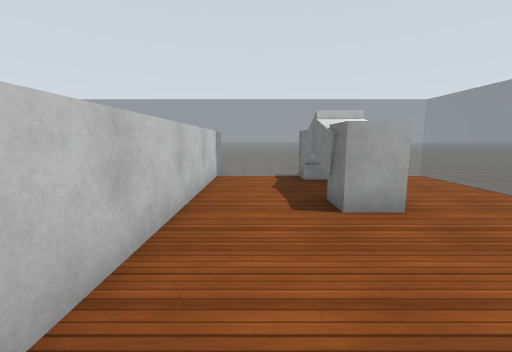
View 1 (above)

23 first-person views from a walk through a Gazebo world. The camera is 1.2 m above the floor, tilts 8° down and sees 90° across. The floor is counted in squares, 1 m on a side. Each view is taken from the middle of a square. On the plan, view 1 faces up. The plan holds only what a view shows up to about 12 squares ahead; the rest is blank. Simple patterns stand in for the simulator's built-in surfaces.

View 2
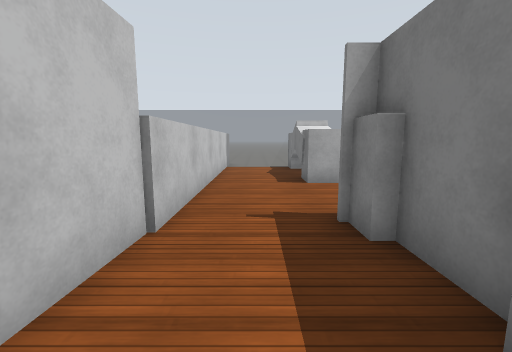

View 3
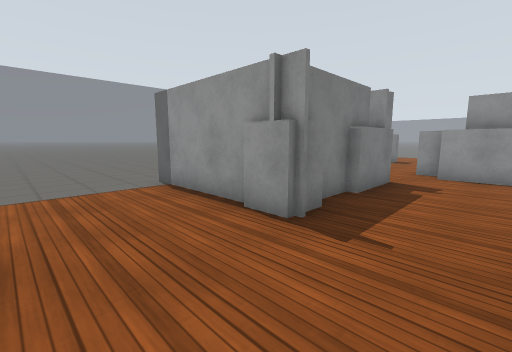

View 4
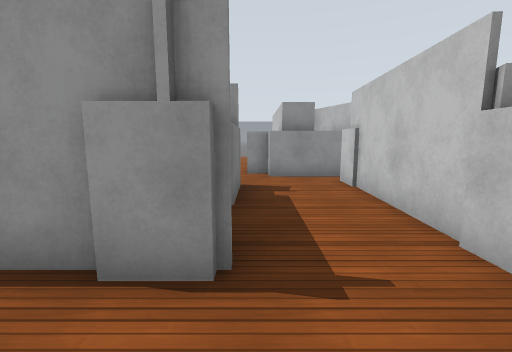

View 5
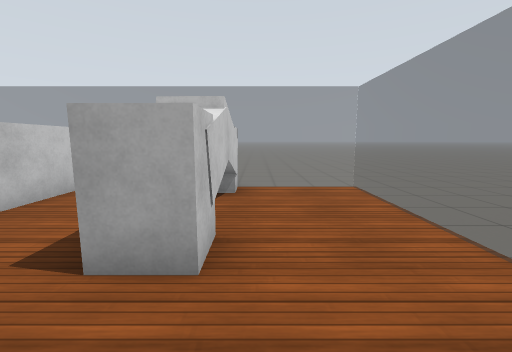

View 6
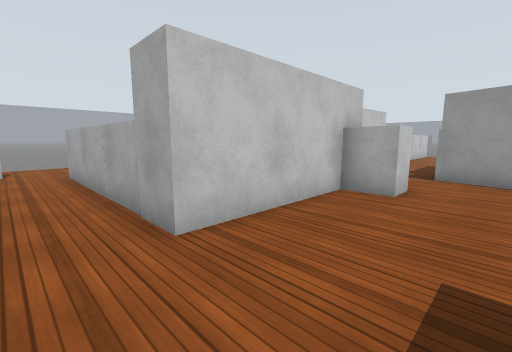

View 7
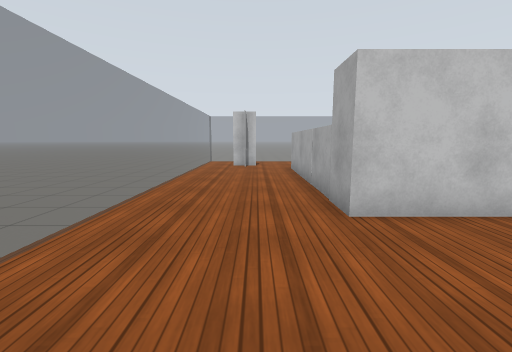

View 8
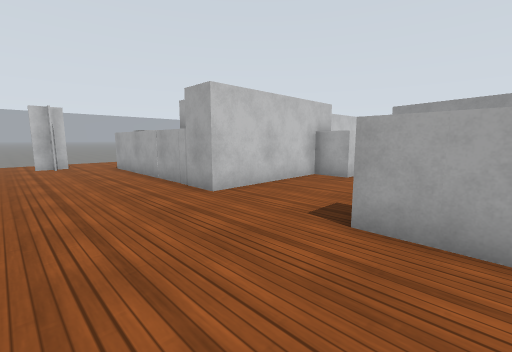

View 9
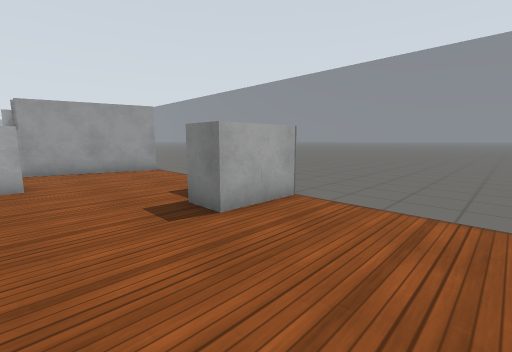

View 10
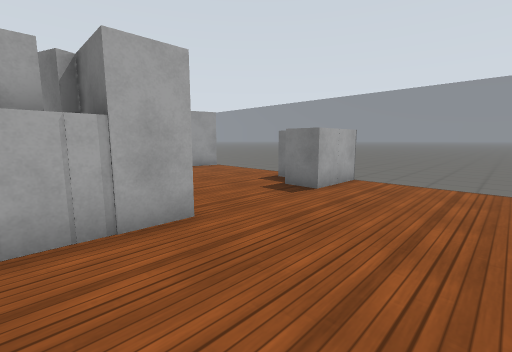

View 11
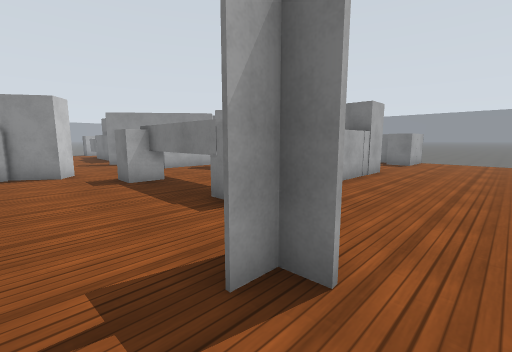

View 12
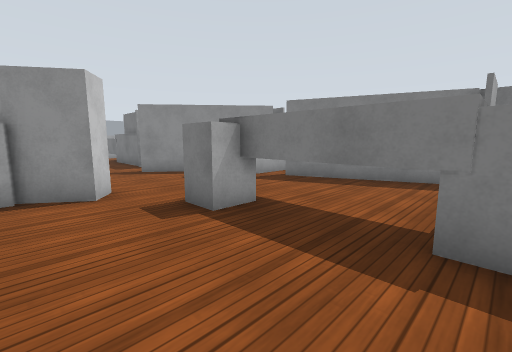

View 13
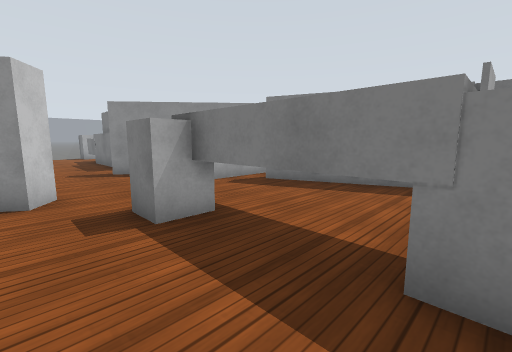

View 14
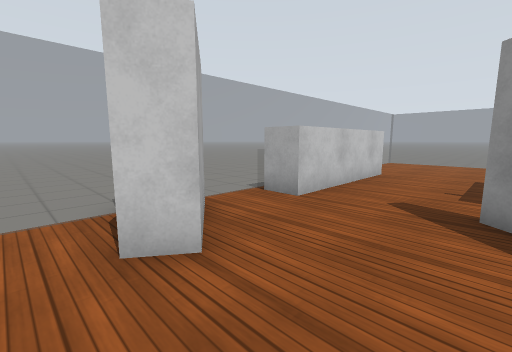

View 15
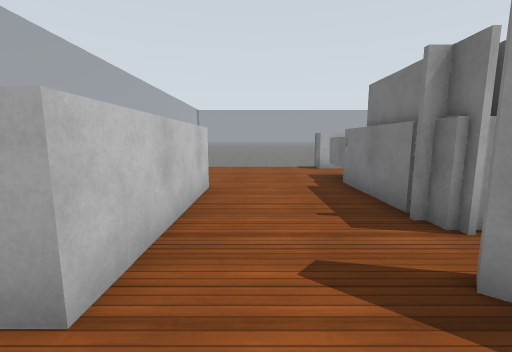

View 16
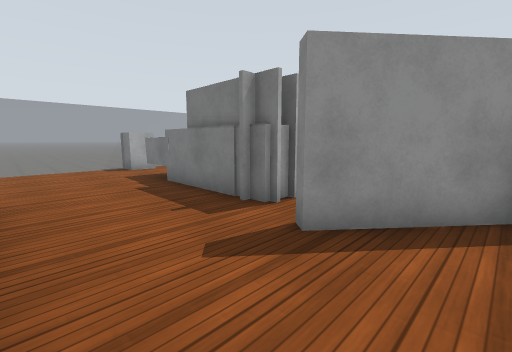

View 17
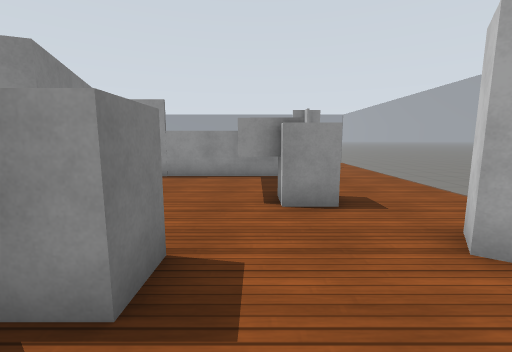

View 18
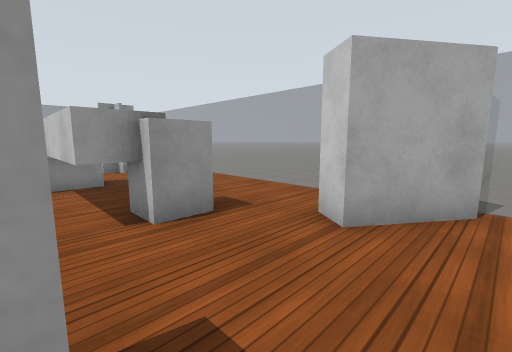

View 19
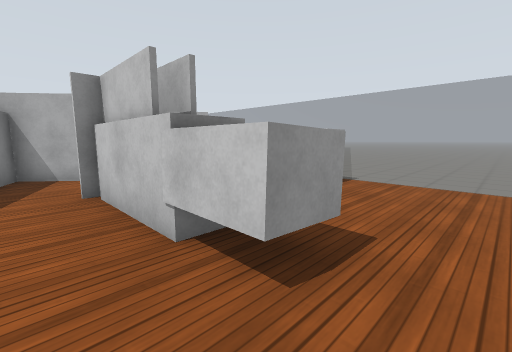

View 20
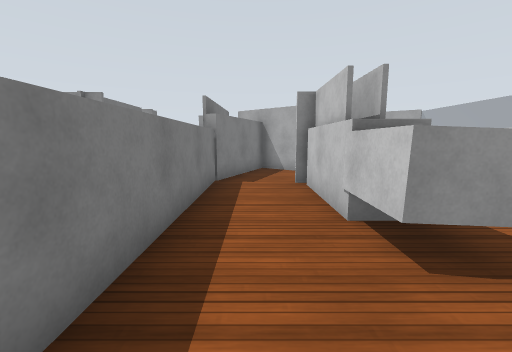

View 21
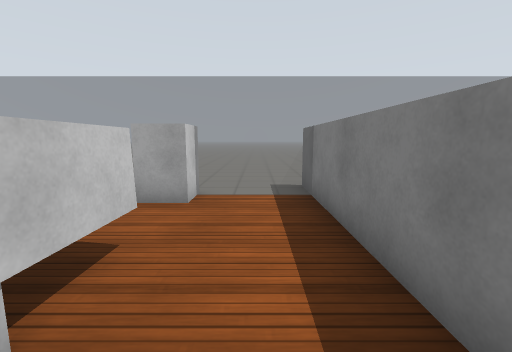

View 22
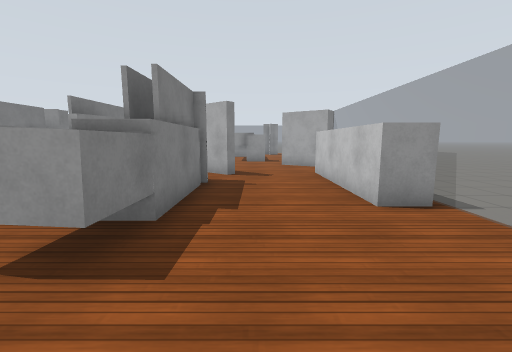

View 23
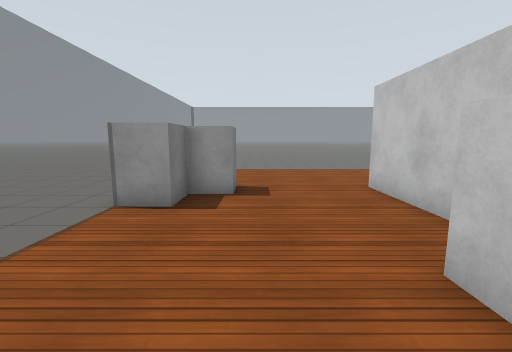

### Floor plan
Key: @ floor where view 1 was taken; # wall or solid block; . floor; = window, fence, low wall or low ledge; B white box.
Columns run from 11 left of view 1 to 6 right of it. Each row starts with its distance up from view 1.
 10   .......##.......
  9  =====B==#===B===.
  8  .....B..#...B...=
  7  ........#...B...=
  6 =.....B..#...B...=
  5 =.....B..#...B...=
  4 =.....B..#...B...
  3 =##...B..#.......=
  2   #...B..#.......=
  1   #...B..#..B####=
  0   #...B..#.@.B
 -1 =##..##..#...#
 -2 =.....####...BB
 -3  ......###...BB
 -4 BBB...####...####=
 -5 =.B.............#=
 -6 =.......#####....=
 -7 =...BB...####....=
 -8 =...BB...###.....=
 -9 =...BB...###.....=
-10 =...B ....##....B=
-11 =...#####B##...BB
-12 =................=
-13 =..#.............=
-14 =..#.............=
-15  ................=
-16    ============

Positions as (right, up) in squares from view 1, and headings:
1: (0, 0), facing up
2: (0, -3), facing up
3: (-1, 4), facing down-right
4: (1, 3), facing down
5: (3, 2), facing up
6: (3, -13), facing up-left
7: (4, -13), facing left
8: (5, -15), facing up-left
9: (1, -15), facing up-right
10: (-2, -15), facing up-right
11: (-10, -15), facing up-right
12: (-10, -11), facing up-right
13: (-9, -11), facing up-right
14: (-6, -6), facing up-left
15: (-8, -3), facing up
16: (-9, -3), facing up-right
17: (-6, -2), facing down
18: (-5, -3), facing down-left
19: (-3, 7), facing down-left
20: (-3, 8), facing down
21: (-3, 3), facing up
22: (-7, 8), facing down
23: (3, -5), facing down
